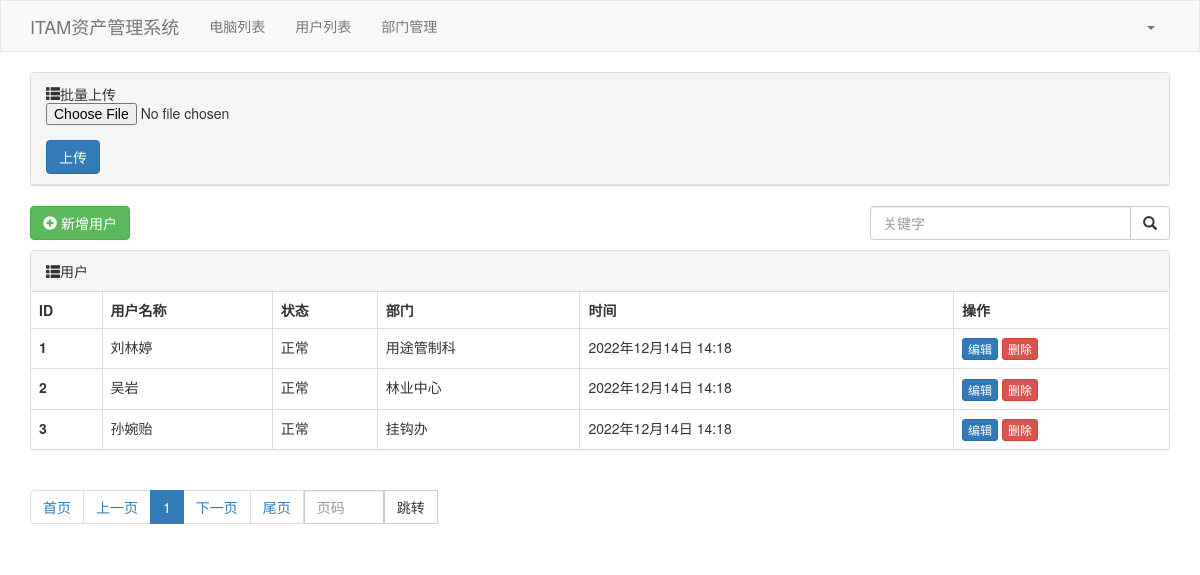
Before: /user/list/ with the older database file.
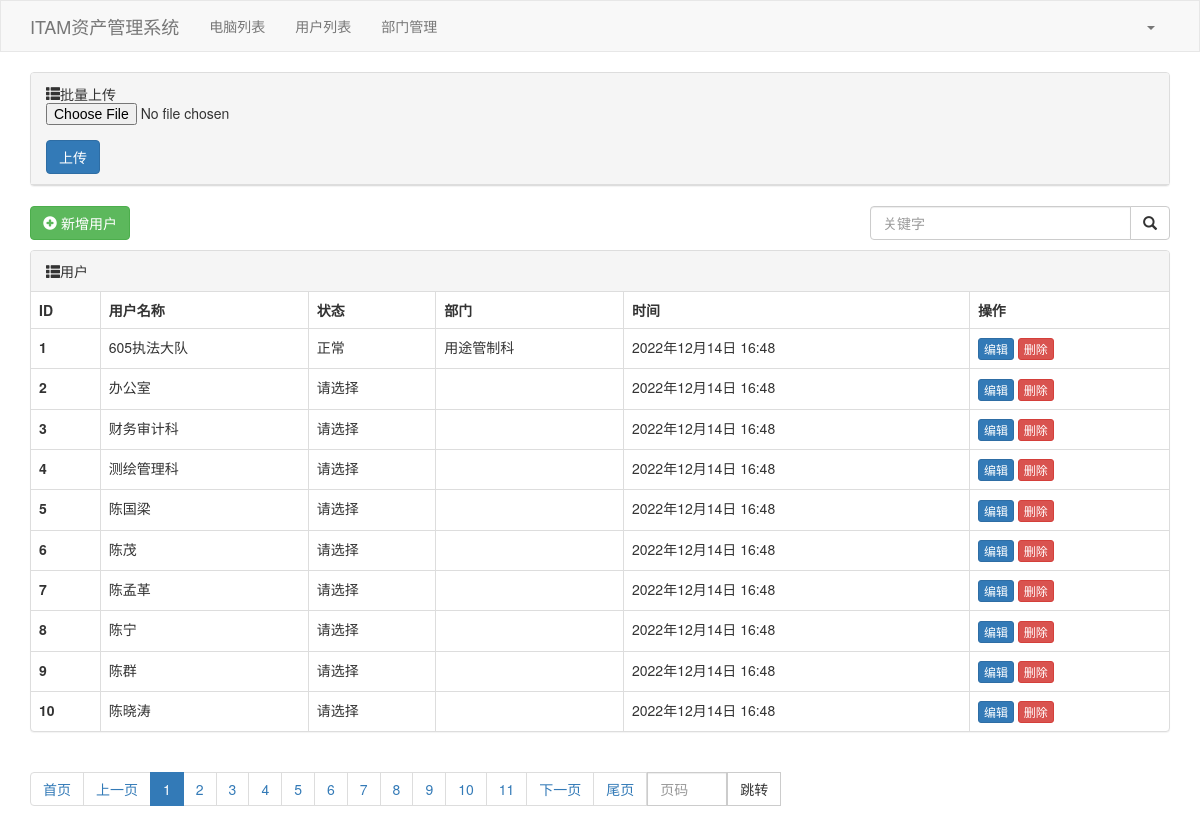
After: the same page with the newer database file.
### app1/models.py (models this page shows, shortened)
class User(models.Model):
    STATUS = (
        (None, '请选择'),
        (0, '正常'),
        (1, '失效'),
    )
    username = models.CharField(verbose_name='用户名称', max_length=16,unique=True)
    depart = models.ForeignKey(verbose_name='所在部门', to=Department, on_delete=models.SET_NULL, null=True)
    status = models.SmallIntegerField(verbose_name='状态', choices=STATUS, default=None,null=True)
    createdate = models.DateTimeField(verbose_name='创建日期', auto_now_add=True)
    class Meta:
        verbose_name = '人员基本信息'

class Department(models.Model):
    departname = models.CharField(verbose_name='部门名称', max_length=16, unique=True)
    createdate = models.DateTimeField(verbose_name='创建日期', auto_now_add=True)

### app1/views.py (the view)
# urls.py: path('user/list/', views.user_list),
def user_list(request):
    data_dict = {}
    search_data = request.GET.get('q', "")
    if search_data:
        data_dict['username__contains'] = search_data
    queryset = models.User.objects.filter(**data_dict)
    page_obj = Pagination(request, queryset)
    context = {
        'queryset': page_obj.page_queryset,
        'page_string': page_obj.html()
    }
    return render(request, 'user_list.html', context)

### app1/templates/user_list.html (shortened to what this page needs)
{% extends "layout.html" %}
{% block content %}
    <div class="container">
        <div class="panel panel-default">
            <div class="panel-heading">
                <span class="glyphicon glyphicon-th-list" aria-hidden="true">批量上传</span>
                <form method="post" enctype="multipart/form-data" action="/user/multi/">
                    <div class="form-group">
                        <input type="file" name="excel">
                    </div>
                    <button type="submit" value="上传" class="btn btn-primary">上传</button>
                </form>
            </div>
        </div>
        <div style="margin-bottom: 10px">
            <a class="btn btn-success" href="/user/add/">
                <span class="glyphicon glyphicon-plus-sign " aria-hidden="true"></span>
                新增用户</a>
            <div style="float:right;width: 300px">
                <form method="get">
                    <div class="input-group">
                        <input type="text" name='q' class="form-control" placeholder="关键字" value="{{ search_data }}">
                        <span class="input-group-btn">
                        <button class="btn btn-default" type="submit">
                            <span class="glyphicon glyphicon-search " aria-hidden="true"> </span>
                        </button>
                        </span>
                </form>
            </div>
        </div>
    </div>
    <div class="bs-example" data-example-id="panel-without-body-with-table">
        <div class="panel panel-default">
            <div class="panel-heading">
                <span class="glyphicon glyphicon-th-list" aria-hidden="true"></span>用户
            </div>
            <table class="table table-bordered">
                <thead>
                <tr>
                    <th>ID</th>
                    <th>用户名称</th>
                    <th>状态</th>
                    <th>部门</th>
                    <th>时间</th>
                    <th>操作</th>
                </tr>
                </thead>
                <tbody>
                {% for item in queryset %}
                    <tr>
                    <th scope="row" title="{{ item.id }}">{{  forloop.counter }}</th>
                    <td>{{ item.username }}</td>
                    <td>{{ item.get_status_display }}</td>
                    <td>{{ item.depart.departname }}</td>
                    <td>{{ item.createdate }}</td>
                    <td>
                        <a class="btn btn-primary btn-xs" href="/user/{{ item.id }}/edit/">编辑</a>
                        <a class="btn btn-danger btn-xs" href="/user/{{ item.id }}/delete/">删除</a>
                    </td>
                {% endfor %}
                </tbody>
            </table>
        </div>
        <div class="clearfix">
            <ul class="pagination">
                {{ page_string }}
            </ul>
        </div>
    </div>
{% endblock %}

### app1/templates/layout.html (shortened to what this page needs)
{% load static %}
<!DOCTYPE html>
<html lang="en">
<head>
    <link rel="stylesheet" href="{% static 'plugins/bootstrap-3.4.1/css/bootstrap.min.css' %}">
</head>
<body>
<nav class="navbar navbar-default">
    <div class="container">
        <div class="navbar-header">
            <a class="navbar-brand" href="">ITAM资产管理系统</a>
        </div>
        <div class="collapse navbar-collapse" id="bs-example-navbar-collapse-1">
            <ul class="nav navbar-nav">
                <li><a href="/computer/list/">电脑列表</a></li>
                <li><a href="/user/list/">用户列表</a></li>
                <li><a href="/dep/list/">部门管理</a></li>
            </ul>
            <ul class="nav navbar-nav navbar-right">
                <li class="dropdown">
                    <a href="#" class="dropdown-toggle" data-toggle="dropdown" role="button" aria-haspopup="true"
                       aria-expanded="false">{{ request.session.info.name }} <span class="caret"></span></a>
                </li>
            </ul>
        </div>
    </div>
</nav>
<div>
    {% block content %} {% endblock %}
</div>
</body>
</html>

### app1/templates/layout.html (style rules this page uses)
.navbar { border-radius: 0; }

Changed rows visible on the page:
removed User: username "刘林婷", status "正常", depart.departname "用途管制科", createdate "2022年12月14日 14:18"
removed User: username "吴岩", status "正常", depart.departname "林业中心", createdate "2022年12月14日 14:18"
removed User: username "孙婉贻", status "正常", depart.departname "挂钩办", createdate "2022年12月14日 14:18"
added User: username "605执法大队", status "正常", depart.departname "用途管制科", createdate "2022年12月14日 16:48"
added User: username "办公室", status "请选择", createdate "2022年12月14日 16:48"
added User: username "财务审计科", status "请选择", createdate "2022年12月14日 16:48"
added User: username "测绘管理科", status "请选择", createdate "2022年12月14日 16:48"
added User: username "陈国梁", status "请选择", createdate "2022年12月14日 16:48"
added User: username "陈茂", status "请选择", createdate "2022年12月14日 16:48"
added User: username "陈孟革", status "请选择", createdate "2022年12月14日 16:48"
added User: username "陈宁", status "请选择", createdate "2022年12月14日 16:48"
added User: username "陈群", status "请选择", createdate "2022年12月14日 16:48"
added User: username "陈晓涛", status "请选择", createdate "2022年12月14日 16:48"
Other visible differences:
text no longer shown: "首页 上一页 1 下一页 尾页 跳转"
text now shown: "首页 上一页 1 2 3 4 5 6 7 8 9 10 11 下一页 尾页 跳转"
